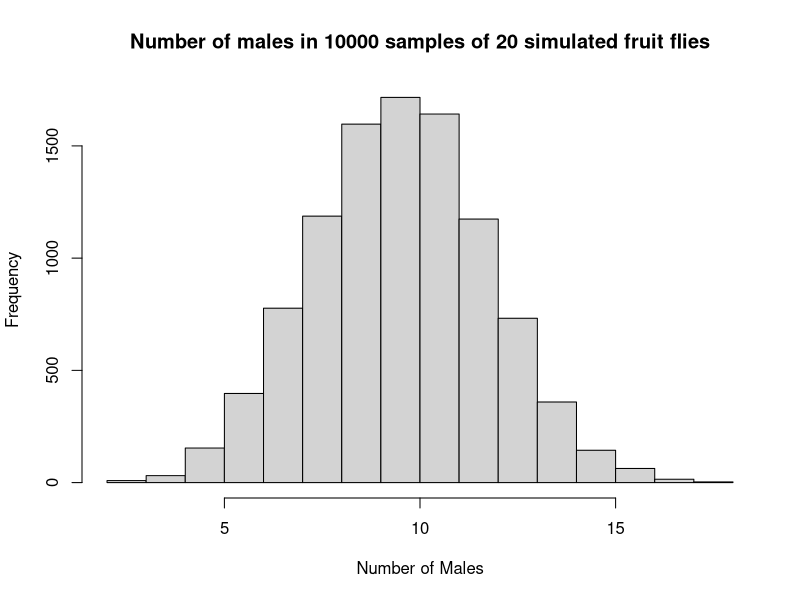

Write R code to recreate this figure.
## ---- chunk 1
paste('resampling', 'is', 'better')
## ---- chunk 2
paste('resampling', 'is', 100, 'times', 'better')
## ---- chunk 3
# Set the number of trials
n_trials <- 10000

# set the sample size for each trial
sample_size <- 20

# An empty array to store the trials
scores <- numeric(n_trials)

# Do 10000 trials
for (i in 1:n_trials) {
    # Generate 20 simulated fruit flies, where each has an equal chance of being
    # male or female
    a <- sample(c('male', 'female'),
                size=sample_size,
                prob=c(0.5, 0.5),
                replace=TRUE)

    # count the number of males in the sample
    b <- sum(a == 'male')

    # store the result of this trial
    scores[i] <- b
}

# Produce a histogram of the trial results
title_of_plot <- paste("Number of males in", n_trials,
                       "samples of", sample_size,
                       "simulated fruit flies")
hist(scores, xlab='Number of Males', main=title_of_plot)
## ---- chunk 4
# Determine the number of trials in which we had 14 or more males.
j <- sum(scores >= 14)

# Determine the number of trials in which we had 6 or fewer males.
k <- sum(scores <= 6)

# Add the two results together.
m <- j + k

# Convert to a proportion.
mm <- m/n_trials

# Print the results.
print(mm)
